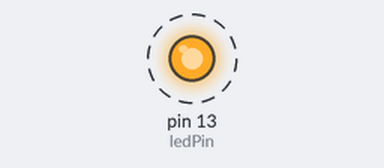
Simulated run of this sketch. Board: Arduino Uno, built with avr-gcc and run on an emulated ATmega328P. On the bench: output pins drawn as LEDs (lit = HIGH). Dashed ring = blinking.

Above: at 0.5 s.
Timing chart, 0 to 4.6 s (numbered marks = the images above):
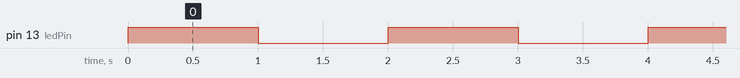

Measured:
- by itself, pin 13 (ledPin): alternates HIGH for 1.0 s and LOW for 1.0 s

The sketch:

arduino-ide-setup.ino
```cpp
#include "blink_led.h"

const int ledPin = 13;

void setup() {
  pinMode(ledPin, OUTPUT);   // Set LED pin as output
}

void loop() {
  blinkLED(ledPin);          // Call LED blink function
}
```

blink_led.cpp
```cpp
#include "blink_led.h"
#include <Arduino.h>

void blinkLED(int pin) {
  digitalWrite(pin, HIGH);   // LED ON
  delay(1000);

  digitalWrite(pin, LOW);    // LED OFF
  delay(1000);
}
```

blink_led.h
```cpp
#ifndef BLINK_LED_H
#define BLINK_LED_H

void blinkLED(int pin);

#endif
```
